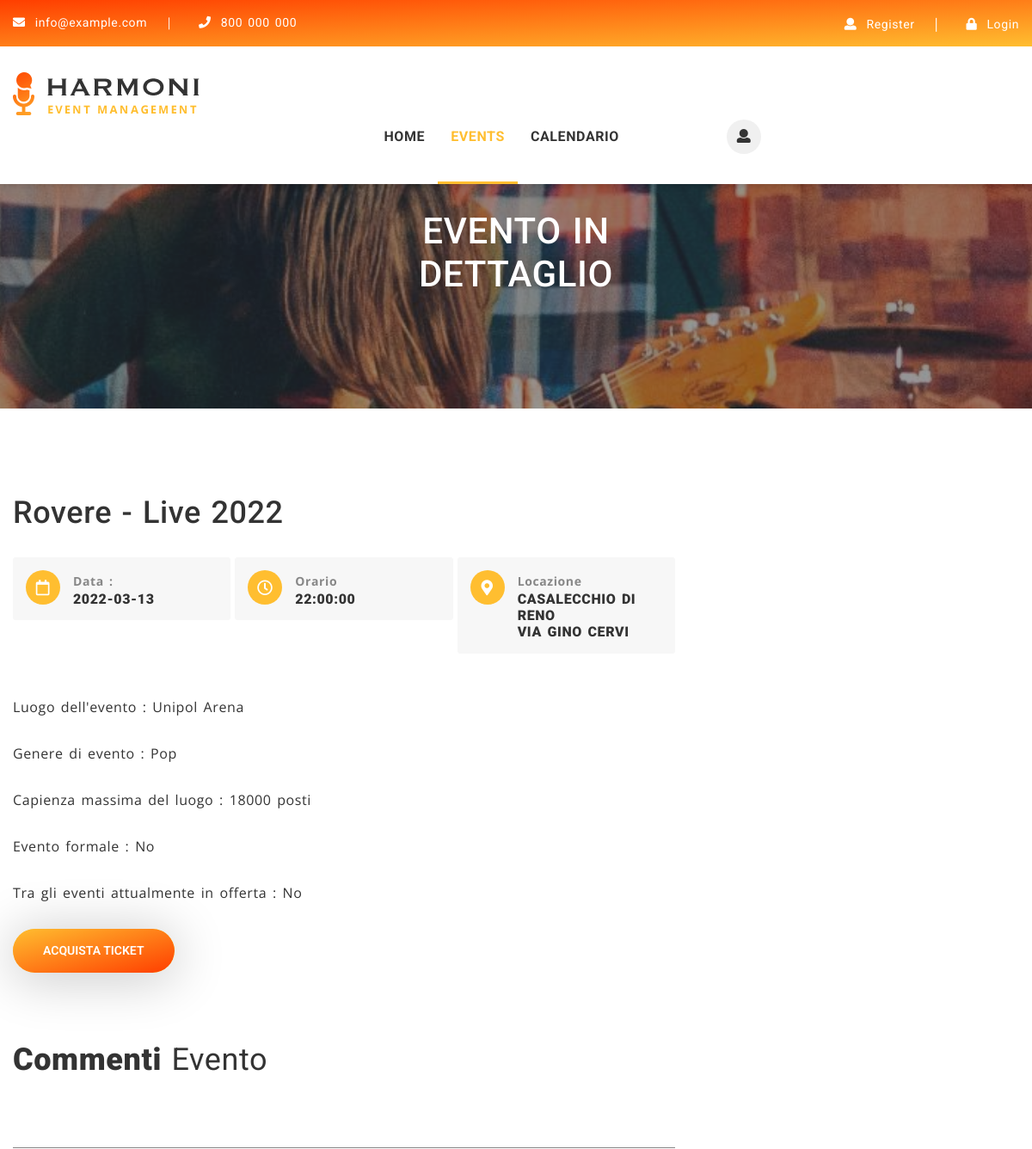
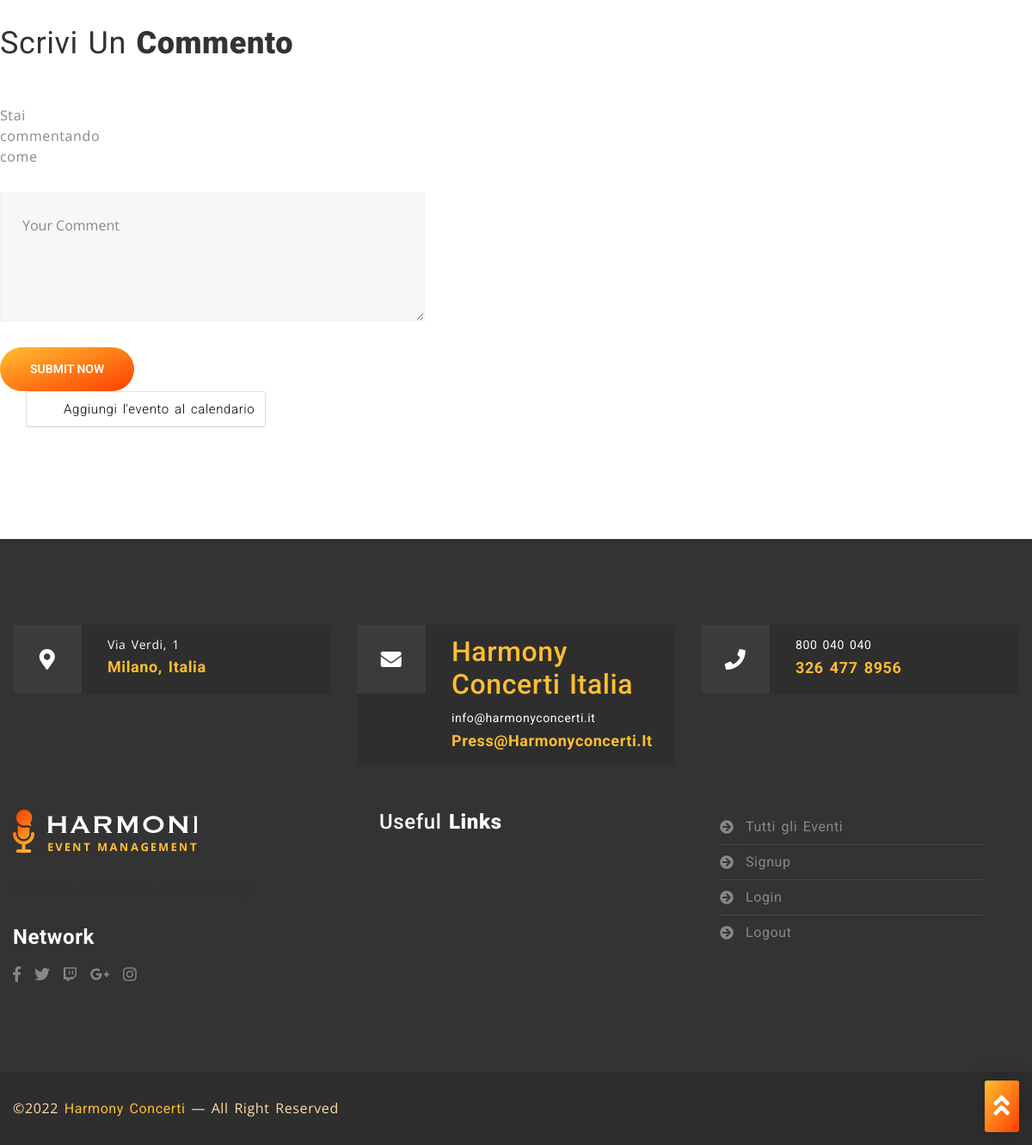
The page /Template/eventDetails.php?idEvento=5 on the database its author committed (2 pictures, top to bottom).
### tables this page shows
CREATE TABLE `Eventi` (
  `id` int(11) NOT NULL,
  `id_luogo` int(11) NOT NULL,
  `id_gruppo` int(11) NOT NULL,
  `nome` varchar(60) DEFAULT NULL,
  `data_evento` datetime DEFAULT NULL,
  `capienza` int(11) DEFAULT NULL,
  `id_genere` int(11) DEFAULT NULL,
  `prezzo` decimal(10,2) DEFAULT NULL,
  `offerta` tinyint(1) DEFAULT NULL,
  `formale` tinyint(1) DEFAULT NULL
);

CREATE TABLE `Luoghi` (
  `id` int(11) NOT NULL,
  `nome` varchar(40) DEFAULT NULL,
  `indirizzo` varchar(40) DEFAULT NULL,
  `citta` varchar(20) DEFAULT NULL,
  `capienza_max` varchar(20) DEFAULT NULL,
  `pwd` varchar(20) DEFAULT NULL
);

CREATE TABLE `Generi` (
  `id` int(11) NOT NULL,
  `nome` varchar(20) DEFAULT NULL
);

### Php/eventoSingolo.php (the view, shortened to what this page needs)
<?php
include("ConnectionDB.php");
$q = "select e.id as id_evento, e.nome as nome_evento,e.data_evento,e.capienza,e.prezzo,e.offerta,e.formale,l.nome,l.citta,l.indirizzo,g.nome as genere
from Eventi e join Luoghi l on (l.id=e.id_luogo)
join Generi g on (e.id_genere=g.id)
where e.id='". $id ."'";
$ris = mysqli_query($conn, $q);
while ($rigaCorrente = $ris->fetch_array()) {
    $nomeEvento = $rigaCorrente['nome_evento'];
    $capienza = $rigaCorrente['capienza'];
    $data = $rigaCorrente['data_evento'];
    $offerta = $rigaCorrente['offerta'];
    $formale = $rigaCorrente['formale'];
    $luogo = $rigaCorrente['nome'];
    $citta = $rigaCorrente['citta'];
    $indirizzo = $rigaCorrente['indirizzo'];
    $genereEvento = $rigaCorrente['genere'];
    if($formale==1){
        $formale="Si";
    }else{
        $formale="No";
    }
    if($offerta==1){
        $offerta="Si";
    }else{
        $offerta="No";
    }
    $d = substr($data,-19,10);
    $time = substr($data,-8,8);
    if($a==1){
        echo $nomeEvento;
    }
    if($a==2){
        echo $d;
    }
    if($a==3){
        echo $citta."<br>";
        echo $indirizzo;
    }
    if($a==4){
        echo $genereEvento;
    }
    if($a==5){
        echo $capienza;
    }
    if($a==6){
        echo $formale;
    }
    if($a==7){
        echo $offerta;
    }
    if($a==8){
        echo $luogo;
    }
    if($a==9){
        echo $time;
    }
}

### rows shown on the page
eventi: nome "Rovere - Live 2022", data_evento "2022-03-13", data_evento "22:00:00", luoghi.citta "CASALECCHIO DI RENO", luoghi.indirizzo "VIA GINO CERVI", luoghi.nome "Unipol Arena", generi.nome "Pop", capienza "18000", formale "No", offerta "No"
